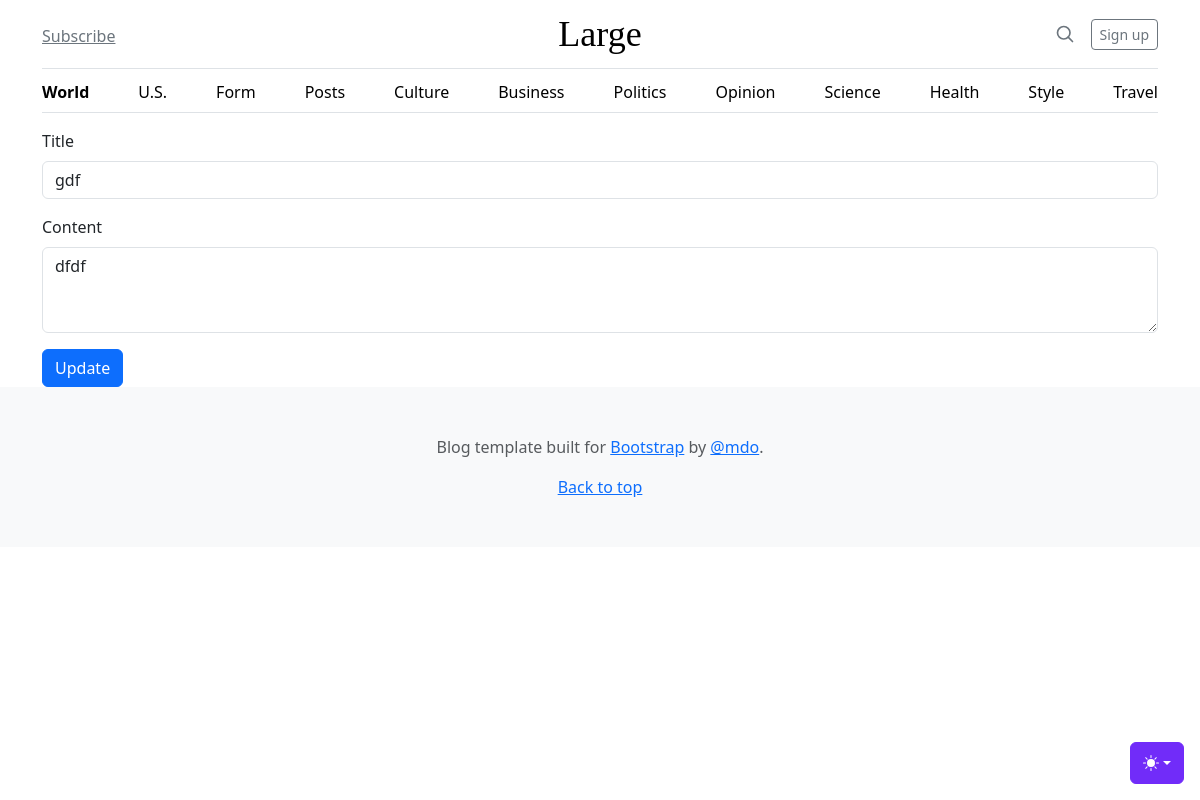
The page /admin/posts/edit?id=3 on the database as committed earlier.
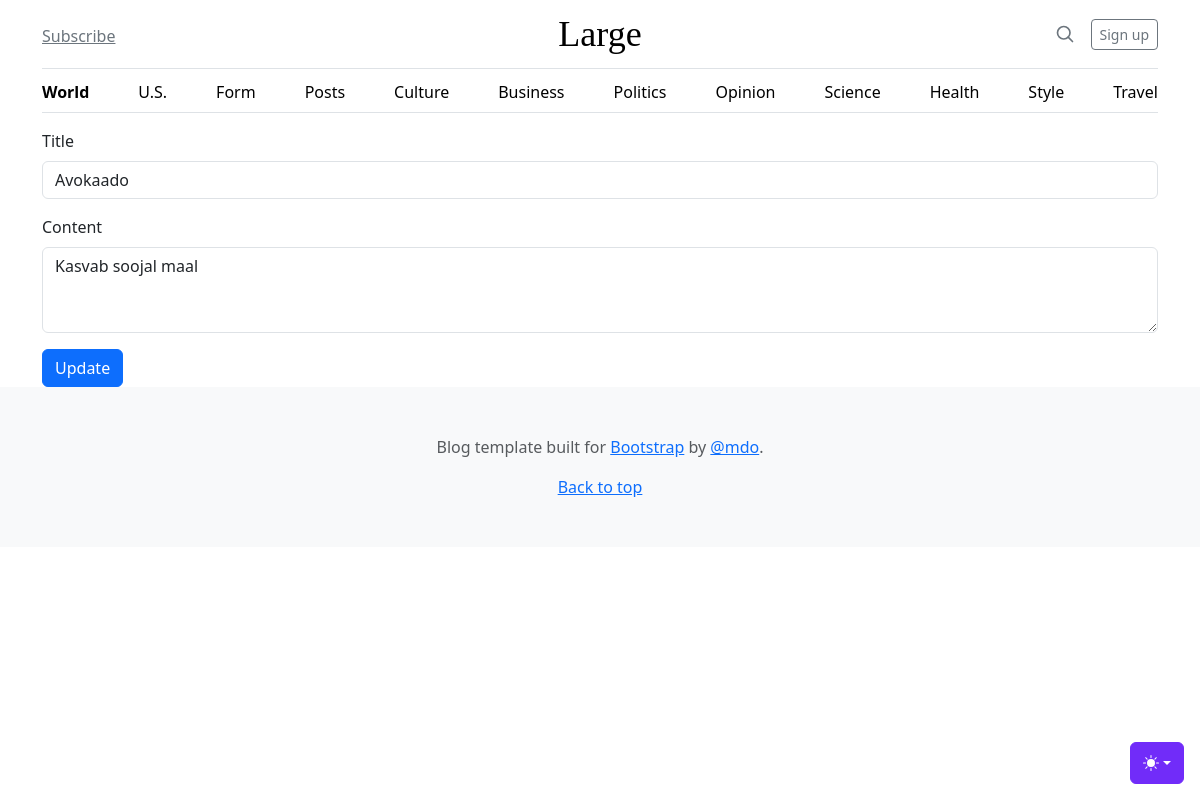
The same page on the database as committed later.
### tables this page shows
CREATE TABLE posts
(
    id      integer
        constraint posts_pk
            primary key autoincrement,
    title   text not null,
    body    text not null,
    created datetime
);

### src/Controllers/PostsController.php (called while the page is built, shortened)
<?php
class PostsController {
    public function edit() {
        $post = Post::find($_GET['id']);
        include __DIR__ . '/../../views/posts/edit.php';
    }
}

### src/DB.php (called while the page is built, shortened)
<?php
class DB {
    private $conn;
    public function __construct() {
        try {
        $this->conn = new PDO("sqlite:db.sqlite");
        $this->conn->setAttribute(PDO::ATTR_ERRMODE, PDO::ERRMODE_EXCEPTION);
        } catch(PDOException $e) {
        echo "Ühendus puudub: " . $e->getMessage();
        }
    }
    public function find($table, $class, $id) {
        $stmt = $this->conn->prepare("SELECT * FROM $table WHERE id =$id");
        $stmt->execute();
        $stmt->setFetchMode(PDO::FETCH_CLASS, $class);
        return $stmt->fetch();
    }
    }

### src/Models/Model.php (called while the page is built, shortened)
<?php
abstract class Model {
   protected static $table;
    public static function find($id) {
        $db = new \App\DB();
        return $db->find(static::$table, static::class, $id);
    }
}

### views/posts/edit.php (the view)
<?php include 'views/partials/header.php' ?>
<main class="container">
   <form action="/admin/posts/edit?id=<?= $post->id ?>" method="POST">
       <div class="mb-3">
           <label for="title" class="form-label">Title</label>
           <input name="title" type="text" class="form-control" id="title" value="<?=$post->title?>">
       </div>
       <div class="mb-3">
           <label for="body" class="form-label">Content</label>
           <textarea name="body" class="form-control" id="body" rows="3"><?=$post->body?></textarea>
       </div>
       <input class="btn btn-primary" type="submit" value="Update">
   </form>
</main>
<?php include 'views/partials/footer.php' ?>

Rows that differ between the two databases and show on the page:
changed posts: title "gdf" → "Avokaado"; body "dfdf" → "Kasvab soojal maal"
